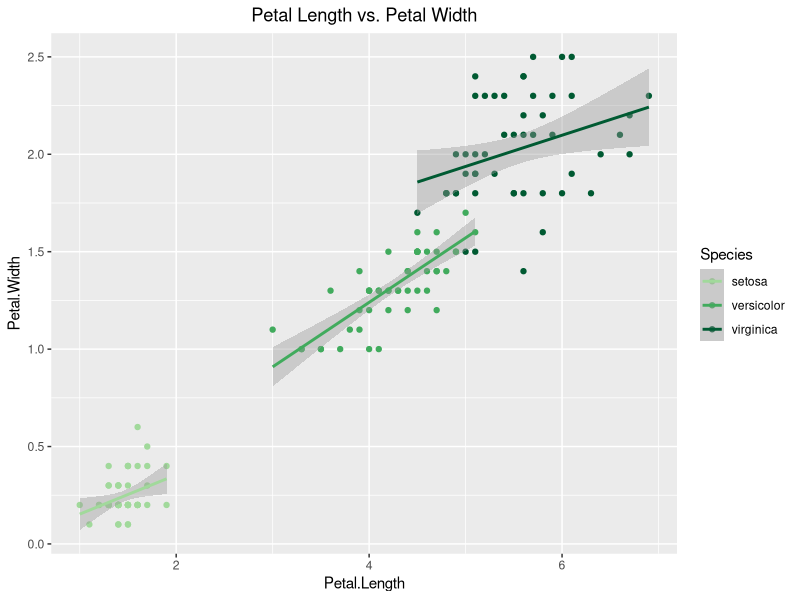
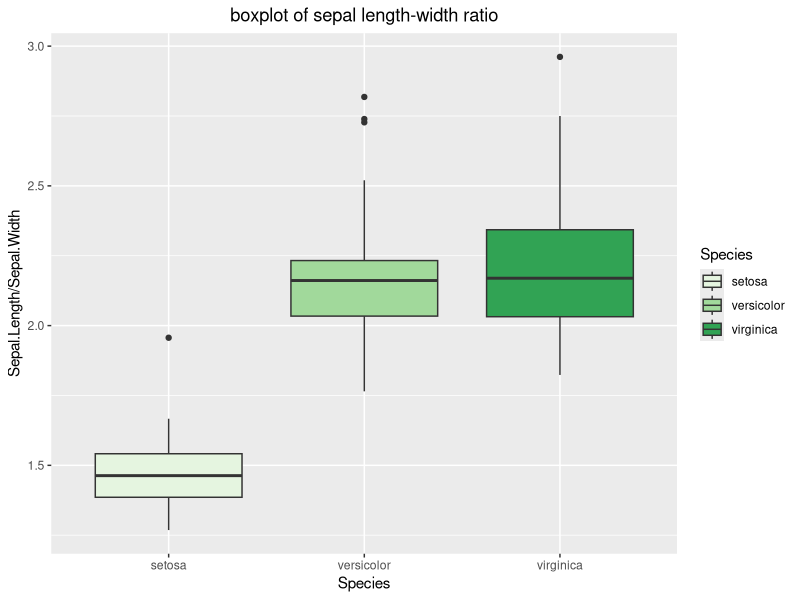
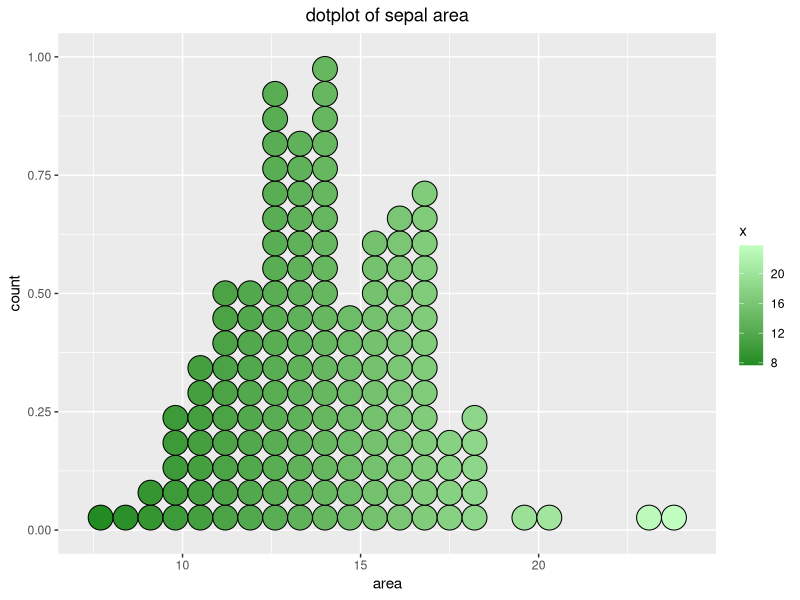
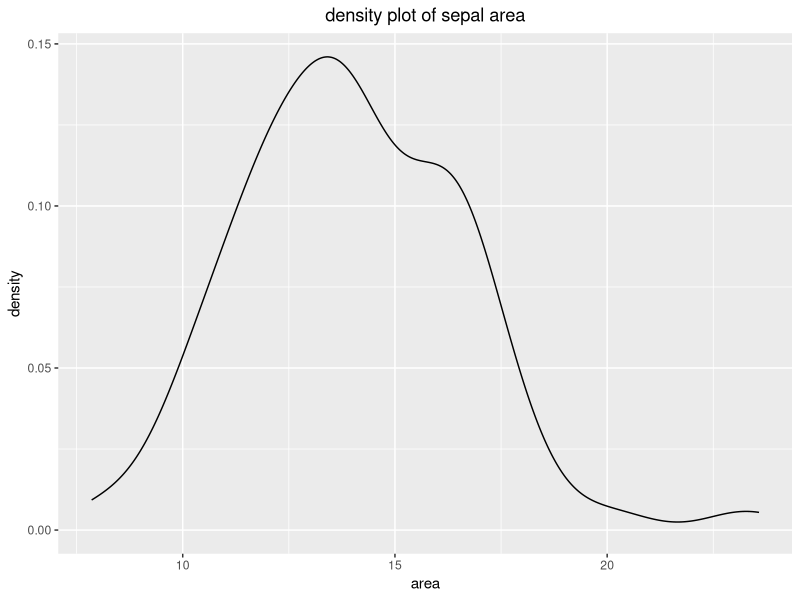

These charts were generated, in order, by the following R code:
library(tidyverse)
## BMB: ggplot2 is loaded as part of tidyverse (redundant)
#>> JC: deleted

## BMB: why not use the built-in iris data set in R, which already comes
##  with column names?
#>> JC: updated

#### data iris ####
# This dataset contains 5 variables and 150 rows
# First four columns are continuous representing the sepal length and width,
# petal length and width.
# Last column is the type of iris, which is categorical 
dat2<-iris

## plot 1 ##
# plot of the petal length vs. petal width for three types of iris
# linear regression lines added to each type
gg1<-(ggplot(dat2,aes(Petal.Length,Petal.Width,colour=Species))
      +geom_point()
      +geom_smooth(method="lm")  ## BMB: why lm rather than loess? 
                                 #>> JC: lm uses simple linear model, then the slopes for different species can be compared.
      +theme(plot.title = element_text(hjust = 0.5))
      +ggtitle("Petal Length vs. Petal Width")  ## redundant? #>> JC: I just thought there must be a plot title
      )

## BMB: why are you adding scale_color_manual separately?
#>> JC: 1. I like green. 2. I want the colour consistent in all plots. 3. If using "Green" palette, the points for species 
#>> setosa are invisible.
print(gg1
      +scale_color_manual(values=c("#A1D99B","#41AB5D","#005A32")))

## plot 2 ##
# boxplot of sepal length-width ratio for three types of iris
gg2<-(ggplot(dat2,
             aes(Species,Sepal.Length/Sepal.Width,fill=Species))
      +geom_boxplot()
      +theme(plot.title = element_text(hjust = 0.5))
      +ggtitle("boxplot of sepal length-width ratio")
      )
print(gg2+scale_fill_brewer(palette="Greens"))

## plot 3 ##
# add one column to the original data - the area of sepal, approximate to ellipse
# histogram (in dot) of the sepal area to visualize the distribution
# type of iris is not considered in this plot

## BMB: could use dat2 %>% mutate(area=pi*Slength*Swidth/4)
#>> JC: updated
dat3<-(dat2
       %>% mutate(area=pi*Sepal.Length*Sepal.Width/4))
gg3<-(ggplot(dat3,aes(x=area))
      +geom_dotplot(aes(fill = ..x..),method = "histodot",binwidth = 0.7)
      +theme(plot.title = element_text(hjust = 0.5))
      +ggtitle("dotplot of sepal area")
      )
print(gg3+scale_fill_gradient(low = "forestgreen", high = "darkseagreen1"))

## JC: Change dotplot to density plot
gg3<-(ggplot(dat3,aes(x=area))
      +geom_density()
      +theme(plot.title = element_text(hjust = 0.5))
      +ggtitle("density plot of sepal area")
)
print(gg3)

## BMB: did you use anything you learned from Rauser's video?
#>> JC: comments on the plots

#>> Colour: I used green in all three plots to make them consistent, and set some of the colours mannually to ensure both the
#>> visibility and contrast.

#>> Method: plot 1 - normally, the petal width increases by the petal length, and for the same species, the petals have similar
#>> shape. Then I wanted to model the data with simple linear regression. If the plots for three species have apparently 
#>> different slope and intercept, then they can be distinguished by the petal length and width data.
#>> plot 2 - The goal for plot 2 is similar to plot 2, while the data for sepal and boxplots are used. Comparing to plot 1, 
#>> only the information for the lenth-width ratio (slope in plot 1) is included, however, the variation can be seen.
#>> plot 3 - I used dotplot because I though each bubble in the dotplot represent each datapoint. When I double check it, I 
#>> found it did not. Then I changed it to density plot.


